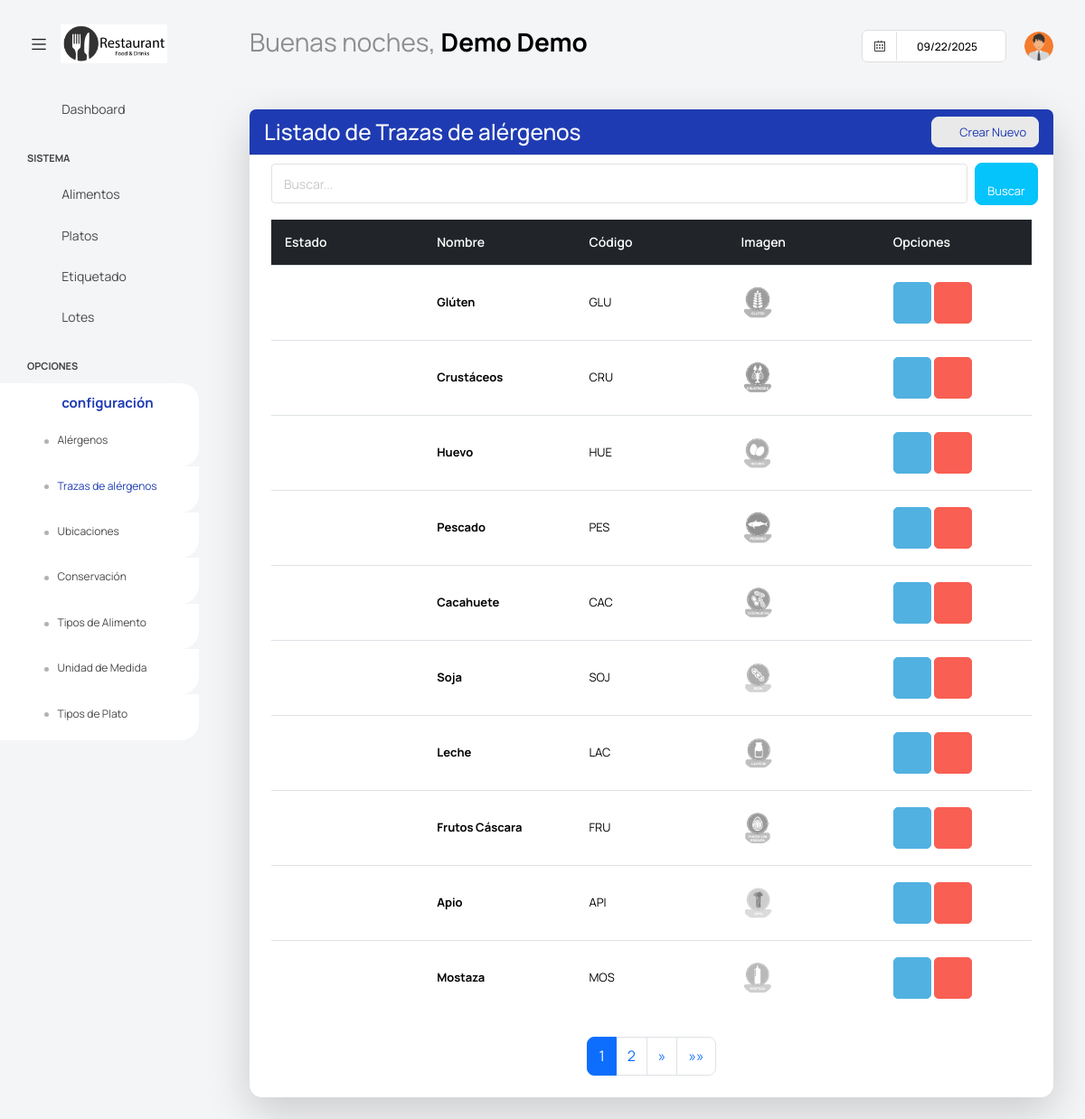
The page /dashuser/trazas_lista/ (signed in) on the database its author committed.
### app/super/models.py (models this page shows, shortened)
class UserProfile(models.Model):
    centro = models.ForeignKey('Centros' ,on_delete=models.CASCADE, null=True, blank =True)
    user = models.OneToOneField(User, on_delete=models.CASCADE)
    username = models.CharField(max_length=100)
    password = models.CharField(max_length=100)
    nombre = models.CharField(max_length=100)
    apellidos = models.CharField(max_length=100)
    cargo = models.CharField(max_length=100, blank=True, null=True)
    imagen = models.ImageField(default='users/default.png', upload_to='users/', null=True, blank =True)
    estado =models.BooleanField(default=True)

### app/dashuser/models.py (models this page shows, shortened)
class Trazas(ModeloBaseCentro):
    nombre = models.CharField('Nombre', max_length=100)
    codigo = models.CharField(max_length=10, blank=True, null=True)
    imagen = models.ImageField(default='trazas/default.jpg', upload_to='trazas/', blank=True, null=True)
    estado = models. BooleanField(default=True)
    class Meta:
        verbose_name = 'Traza'
        verbose_name_plural = "Trazas"
        unique_together = ('nombre', 'centro')  # Evitamos duplicados de alérgenos en el mismo centro

### app/dashuser/views.py (the view)
# urls.py: path('trazas_lista/', TrazasList.as_view(), name='TrazasList'),
class TrazasList(PaginationMixin, LoginRequiredMixin, ListView):
    model = Trazas
    template_name = 'dashuser/listar_trazas.html'
    context_object_name = 'trazas'
    paginate_by = 10  # Número de registros por página
    def get_queryset(self):
        try:
            user_profile = UserProfile.objects.filter(user=self.request.user).first()
            if user_profile and user_profile.centro:
                centro = user_profile.centro
                queryset = Trazas.objects.filter(centro=centro).order_by('id')
                search_query = self.request.GET.get('buscar')
                if search_query:
                    queryset = queryset.filter(
                        Q(nombre__icontains=search_query) |
                        Q(codigo__icontains=search_query)
                    )
                return queryset
            else:
                return Trazas.objects.none()
        except ObjectDoesNotExist:
            return Trazas.objects.none()
    def get_context_data(self, **kwargs):
        context = super().get_context_data(**kwargs)
        context.update(datos_centro(self.request))
        if not context['trazas'].exists():
            context['mensaje'] = "No tiene trazas de alergenos asociados."
        return context

### app/core/mixins.py (called while the page is built)
    def get_context_data(self, **kwargs):
        context = super().get_context_data(**kwargs)
        page_obj = context.get('page_obj')
        if page_obj:
            current_page = page_obj.number
            total_pages = page_obj.paginator.num_pages
            window = self.pagination_window_size
            if total_pages <= (window * 2) + 1:
                context['custom_page_range'] = range(1, total_pages + 1)
            elif current_page <= window:
                context['custom_page_range'] = range(1, (window * 2) + 2)
            elif current_page >= total_pages - window:
                context['custom_page_range'] = range(total_pages - (window * 2), total_pages + 1)
            else:
                context['custom_page_range'] = range(current_page - window, current_page + window + 1)
        return context

### templates/dashuser/listar_trazas.html (shortened to what this page needs)
{% extends "base.html" %}
{% block content %}
<div class="content-wrapper">
    <div class="card shadow-lg">
        <div class="card-header bg-primary text-white d-flex justify-content-between align-items-center">
            <h3 class="m-0">Listado de Trazas de alérgenos</h3>
            <a class="btn btn-light btn-sm rounded text-primary" onclick="abrir_modal_edicion('{% url 'dashuser:TrazasCreate' %}')">
                <i class="fa fa-plus-circle"></i>&nbsp; Crear Nuevo
            </a>
        </div>
        <div class="card-body">
            <form method="get" class="row g-2 align-items-center">
                <div class="col-md-11">
                    <input type="text" class="form-control form-control-sm" placeholder="Buscar..." name="buscar">
                </div>
                <div class="col-md-1 d-flex justify-content">
                    <button type="submit" class="btn btn-secondary btn-sm rounded" >
                        <i class="fa fa-search"></i>&nbsp; Buscar
                    </button>
                </div>
            </form>
            {% if trazas %}
            <div class="table-wrapper">
                <table class="table table-hover tabla-responsive align-middle" style="table-layout: fixed;">
                    <thead class="table-dark">
                        <tr>
                            <th>Estado</th>
                            <th>Nombre</th>
                            <th>Código</th>
                            <th>Imagen</th>
                            <th>Opciones</th>
                        </tr>
                    </thead>
                    <tbody>
                        {% for traza in trazas %}
                        <tr>
                            <td data-label="Estado">
                                {% if traza.estado %}
                                    <i class="fa fa-circle text-success fs-6"></i>
                                {% else %}
                                    <i class="fa fa-circle text-danger fs-6"></i>
                                {% endif %}
                            </td>
                            <td data-label="Nombre" class="fw-bold">{{ traza.nombre }}</td>
                            <td data-label="Código">{{ traza.codigo }}</td>
                            <td data-label="Imagen"><img src="{{ traza.imagen.url }}"></td>
                            <td data-label="Opciones">
                                <a class="btn btn-info" style="--bs-btn-padding-y: 14px; --bs-btn-padding-x: 14px;" onclick="abrir_modal_edicion('{% url 'dashuser:TrazasUpdate' traza.id %}')" data-toggle="tooltip" title="Editar Alérgeno">
                                    <i class="fa fa-pencil"></i>
                                </a>
                                <a class="btn btn-danger" style="--bs-btn-padding-y: 14px; --bs-btn-padding-x: 14px;" onclick="abrir_modal_edicion('{% url 'dashuser:TrazasDelete' traza.id %}')" data-toggle="tooltip" title="Eliminar Alérgeno">
                                    <i class="fa fa-trash"></i>
                                </a>
                            </td>
                        </tr>
                        {% endfor %}
                    </tbody>
                </table>
            </div>
            {% include "core/pagination.html" %}
            {% else %}
            <div class="alert alert-warning text-center mt-3">
                <i class="fa fa-exclamation-circle"></i> No se encontraron alérgenos.
            </div>
            {% endif %}
        </div>
</div>
{% endblock content %}

### templates/base.html (shortened to what this page needs)
{% load static %}
<html lang="es">
<head>
  <link href={% static "vendor/feather/feather.css" %} rel="stylesheet">
  <link href={% static "vendor/mdi/css/materialdesignicons.min.css" %} rel="stylesheet">
  <link href={% static "vendor/ti-icons/css/themify-icons.css" %} rel="stylesheet">
  <link href={% static "vendor/font-awesome/css/font-awesome.min.css" %} rel="stylesheet">
  <link href={% static "vendor/typicons/typicons.css" %} rel="stylesheet">
  <link href={% static "vendor/simple-line-icons/css/simple-line-icons.css" %} rel="stylesheet">
  <link href={% static "vendor/css/vendor.bundle.base.css" %} rel="stylesheet">
  <link href={% static "vendor/bootstrap-datepicker/bootstrap-datepicker.min.css" %} rel="stylesheet">
  <link href={% static "js/select.dataTables.min.css" %} rel="stylesheet" type="text/css" >
  <link rel="stylesheet" href={% static "css/style.css" %}>
</head>
  <body class="with-welcome-text">
    <div class="container-scroller">
      <nav class="navbar default-layout col-lg-12 col-12 p-0 fixed-top d-flex align-items-top flex-row">
        <div class="text-center navbar-brand-wrapper d-flex align-items-center justify-content-start">
          <div class="me-3">
            <button class="navbar-toggler navbar-toggler align-self-center" type="button" data-bs-toggle="minimize">
              <span class="icon-menu"></span>
            </button>
          </div>
          <div>
            <a class="navbar-brand brand-logo" href="index.html">
              <img src="{{ imagen_centro_url }}" style="width:150px !important; height:auto;" alt="{{ centro.nombre }}">
            </a>
          </div>
        </div>
        <div class="navbar-menu-wrapper d-flex align-items-top">
          <ul class="navbar-nav">
            <li class="nav-item fw-semibold d-none d-lg-block ms-0">
              <h1 class="welcome-text">{{ saludo }}, <span class="text-black fw-bold">{{ nombre }} {{ apellidos }}</span></h1>
          </ul>
          <ul class="navbar-nav ms-auto">
            <li class="nav-item d-none d-lg-block">
              <div id="datepicker-popup" class="input-group date datepicker navbar-date-picker">
                <span class="input-group-addon input-group-prepend border-right">
                  <span class="icon-calendar input-group-text calendar-icon"></span>
                </span>
                <input type="text" class="form-control">
              </div>
            </li>
            <li class="nav-item dropdown d-none d-lg-block user-dropdown">
              <a class="nav-link" id="UserDropdown" href="#" data-bs-toggle="dropdown" aria-expanded="false">
                <img class="img-xs rounded-circle" src="{{ imagen_user_url }}" alt="Profile image"> </a>
            </li>
          </ul>
        </div>
      </nav>
    <div class="container-fluid page-body-wrapper">
      <nav class="sidebar sidebar-offcanvas" id="sidebar">
        <ul class="nav">
          <li class="nav-item">
            <a class="nav-link" href="{% url 'dashuser:home' %}">
              <i class="mdi mdi-grid-large menu-icon"></i>
              <span class="menu-title">Dashboard</span>
            </a>
          </li>
          <li class="nav-item nav-category">Sistema</li>
            <li class="nav-item">
              <a class="nav-link" href="{% url 'dashuser:AlimentoList' %}">
                <i class="menu-icon mdi mdi-food-variant"></i>
                <span class="menu-title">Alimentos</span>
              </a>
            </li>
            <li class="nav-item">
              <a class="nav-link" href="{% url 'platos:PlatoList' %}">
                <i class="menu-icon mdi mdi-food-turkey"></i>
                <span class="menu-title">Platos</span>
              </a>
            </li>
            <li class="nav-item">
              <a class="nav-link" href="{% url 'platos:generar_etiqueta' %}">
                <i class="menu-icon mdi mdi-tag"></i>
                <span class="menu-title">Etiquetado</span>
              </a>
            </li>
            <li class="nav-item">
              <a class="nav-link" href="{% url 'platos:LotesResumenListView' %}">
                <i class="menu-icon mdi mdi-package-variant"></i>
                <span class="menu-title">Lotes</span>
              </a>
            </li>
          <li class="nav-item nav-category">Opciones</li>
            <li class="nav-item">
              <a class="nav-link" data-bs-toggle="collapse" href="#confi" aria-expanded="false" aria-controls="confi">
                <i class="menu-icon mdi mdi-filter"></i>
                <span class="menu-title">configuración</span>
                <i class="menu-arrow"></i>
              </a>
              <div class="collapse" id="confi">
                <ul class="nav flex-column sub-menu">
                  <li class="nav-item"> <a class="nav-link" href="{% url 'dashuser:AlergenosList' %}">Alérgenos</a></li>
                </ul>
                <ul class="nav flex-column sub-menu">
                  <li class="nav-item"> <a class="nav-link" href="{% url 'dashuser:TrazasList' %}">Trazas de alérgenos</a></li>
                </ul>
                <ul class="nav flex-column sub-menu">
                  <li class="nav-item"> <a class="nav-link" href="{% url 'dashuser:LocalizacionList' %}">Ubicaciones</a></li>
                </ul>
                <ul class="nav flex-column sub-menu">
                  <li class="nav-item"> <a class="nav-link" href="{% url 'dashuser:ConservacionList' %}">Conservación</a></li>
                </ul>
                <ul class="nav flex-column sub-menu">
                  <li class="nav-item"> <a class="nav-link" href="{% url 'dashuser:TipoAlimentoList' %}">Tipos de Alimento</a></li>
                </ul>
                <ul class="nav flex-column sub-menu">
                  <li class="nav-item"> <a class="nav-link" href="{% url 'dashuser:UnidadDeMedidaList' %}">Unidad de Medida</a></li>
                </ul>
                <ul class="nav flex-column sub-menu">
                  <li class="nav-item"> <a class="nav-link" href="{% url 'platos:TipoPlatoList' %}">Tipos de Plato</a></li>
                </ul>
              </div>
            </li>
        </ul>
      </nav>
      <div class="main-panel">
          {% block content %}
          {% endblock content %}
      </div>
  </div>
</body>
</html>

### rows shown on the page
UserProfile: nombre "Demo", apellidos "Demo"
Trazas: estado True (drawn), nombre "Glúten", codigo "GLU", imagen (picture)
Trazas: estado True (drawn), nombre "Crustáceos", codigo "CRU", imagen (picture)
Trazas: estado True (drawn), nombre "Huevo", codigo "HUE", imagen (picture)
Trazas: estado True (drawn), nombre "Pescado", codigo "PES", imagen (picture)
Trazas: estado True (drawn), nombre "Cacahuete", codigo "CAC", imagen (picture)
Trazas: estado True (drawn), nombre "Soja", codigo "SOJ", imagen (picture)
Trazas: estado True (drawn), nombre "Leche", codigo "LAC", imagen (picture)
Trazas: estado True (drawn), nombre "Frutos Cáscara", codigo "FRU", imagen (picture)
Trazas: estado True (drawn), nombre "Apio", codigo "API", imagen (picture)
Trazas: estado True (drawn), nombre "Mostaza", codigo "MOS", imagen (picture)

### other values the page prints
{{ saludo }} "Buenas noches"
{{ page }} "1" "2"
